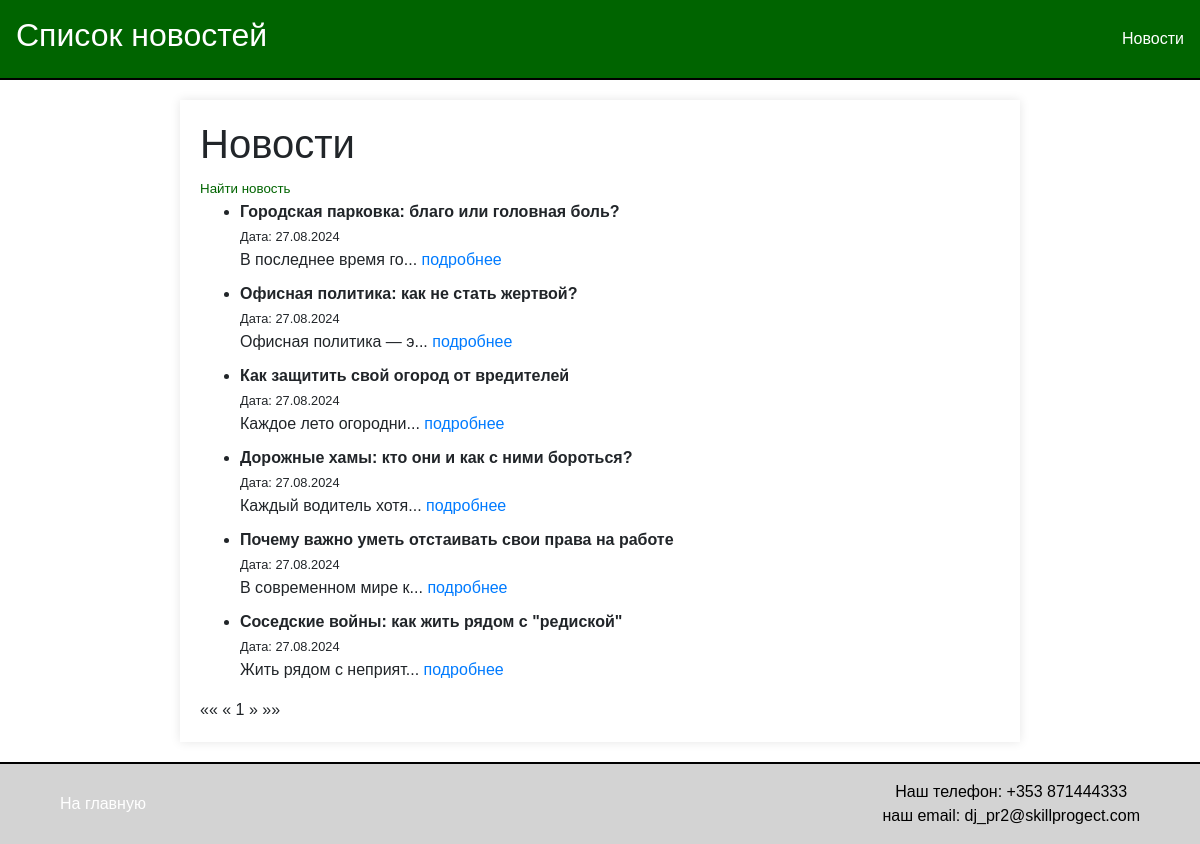
/news/?page=6, run on an earlier commit of the app's database.
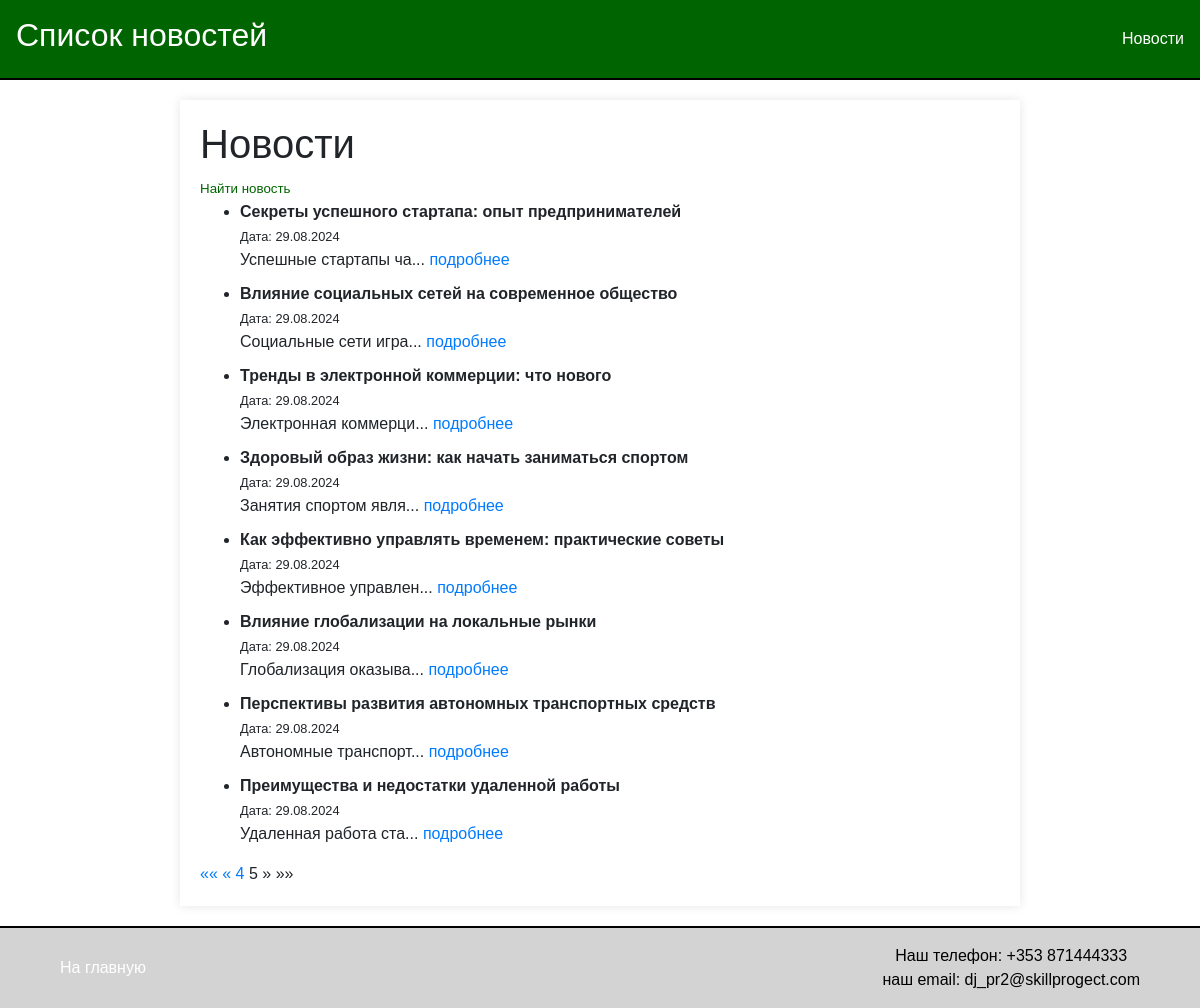
And on a later commit of the database.
### news/models.py (models this page shows)
class Article(models.Model):
    title = models.CharField(max_length=200)
    content = models.TextField()
    publication_date = models.DateField()
    author = models.CharField(max_length=100)
    type = models.BooleanField()  # Новое поле с типом Boolean которое показывает что это статья type=False

### news/views.py (the view)
# urls.py: path('news/', views.article_list, name='article_list'),
def article_list(request):
    articles = Article.objects.all().order_by('-publication_date')
    paginator = Paginator(articles, 10)
    page_number = request.GET.get('page')
    try:
        page_obj = paginator.get_page(page_number)
    except PageNotAnInteger:
        page_obj = paginator.get_page(1)
    except EmptyPage:
        page_obj = paginator.get_page(paginator.num_pages)
    return render(request, 'news/article_list.html', {'page_obj': page_obj})

### news/templatetags/censor_filters.py (called while the page is built)
@register.filter
def censor(value):
    if not isinstance(value, str):
        raise ValueError('Filter can only be applied to strings')
    def replace_word(match):
        word = match.group()
        if word.lower() in PROHIBITED_WORDS:
            return word[0] + '*' * (len(word) - 1)
        return word
    pattern = r'\b(?:' + '|'.join(re.escape(word) for word in PROHIBITED_WORDS) + r')\b'
    censored_text = re.sub(pattern, replace_word, value, flags=re.IGNORECASE)
    return censored_text

### news/templates/news/article_list.html (shortened to what this page needs)
{% extends 'news/default.html' %}
{% load censor_filters %}
{% block header %}Список новостей{% endblock %}
{% block content %}
    <h1>Новости </h1>
    <a href="{% url 'article_search' %}" style="font-size: smaller; color: darkgreen;">Найти новость</a>
    <ul>
        {% for article in page_obj %}
            <li style="margin-bottom: 10px;">
                <strong>{{ article.title|censor }}</strong> <br>
                <small>Дата: {{ article.publication_date|date:"d.m.Y" }}</small> <br>
                {{ article.content|slice:":20" }}...
                <a href="{% url 'article_detail' article.id %}">подробнее</a>
            </li>
        {% empty %}
            <p>Новостей пока нет.</p>
        {% endfor %}
    </ul>
    <div class="pagination">
        <span class="step-links">
            {% if page_obj.has_previous %}
                <a href="?page=1" title="Первая страница">&laquo;&laquo;</a>
                <a href="?page={{ page_obj.previous_page_number }}" title="Предыдущая страница">&laquo;</a>
            {% else %}
                <span class="disabled">&laquo;&laquo;</span>
                <span class="disabled">&laquo;</span>
            {% endif %}
            {% for num in page_obj.paginator.page_range %}
                {% if num == page_obj.number %}
                    <span class="current">{{ num }}</span>
                {% elif num > page_obj.number|add:"-2" and num < page_obj.number|add:"2" %}
                    <a href="?page={{ num }}" title="Страница {{ num }}">{{ num }}</a>
                {% endif %}
            {% endfor %}
            {% if page_obj.has_next %}
                <a href="?page={{ page_obj.next_page_number }}" title="Следующая страница">&raquo;</a>
                <a href="?page={{ page_obj.paginator.num_pages }}" title="Последняя страница">&raquo;&raquo;</a>
                <a href="{% url 'article_search' %}" style="font-size: smaller; color: darkgreen;">Найти новость</a>
            {% else %}
                <span class="disabled">&raquo;</span>
                <span class="disabled">&raquo;&raquo;</span>
            {% endif %}
        </span>
    </div>
{% endblock %}

What changed in the data, as far as the page shows it:
no longer on this page (row edited): Article: title|censor "Городская парковка: благо или головная боль?", publication_date "27.08.2024", content "В последнее время го"
no longer on this page (row edited): Article: title|censor "Офисная политика: как не стать жертвой?", publication_date "27.08.2024", content "Офисная политика — э"
no longer on this page (row edited): Article: title|censor "Как защитить свой огород от вредителей", publication_date "27.08.2024", content "Каждое лето огородни"
no longer on this page (row edited): Article: title|censor "Дорожные хамы: кто они и как с ними бороться?", publication_date "27.08.2024", content "Каждый водитель хотя"
no longer on this page (row edited): Article: title|censor "Почему важно уметь отстаивать свои права на работе", publication_date "27.08.2024", content "В современном мире к"
no longer on this page (row edited): Article: title|censor "Соседские войны: как жить рядом с \"редиской\"", publication_date "27.08.2024", content "Жить рядом с неприят"
added Article: title|censor "Секреты успешного стартапа: опыт предпринимателей", publication_date "29.08.2024", content "Успешные стартапы ча"
added Article: title|censor "Влияние социальных сетей на современное общество", publication_date "29.08.2024", content "Социальные сети игра"
added Article: title|censor "Тренды в электронной коммерции: что нового", publication_date "29.08.2024", content "Электронная коммерци"
added Article: title|censor "Здоровый образ жизни: как начать заниматься спортом", publication_date "29.08.2024", content "Занятия спортом явля"
added Article: title|censor "Как эффективно управлять временем: практические советы", publication_date "29.08.2024", content "Эффективное управлен"
added Article: title|censor "Влияние глобализации на локальные рынки", publication_date "29.08.2024", content "Глобализация оказыва"
added Article: title|censor "Перспективы развития автономных транспортных средств", publication_date "29.08.2024", content "Автономные транспорт"
added Article: title|censor "Преимущества и недостатки удаленной работы", publication_date "29.08.2024", content "Удаленная работа ста"
Also different on the page:
new list line: "4"
new list line: "5"
list line gone: "1"
